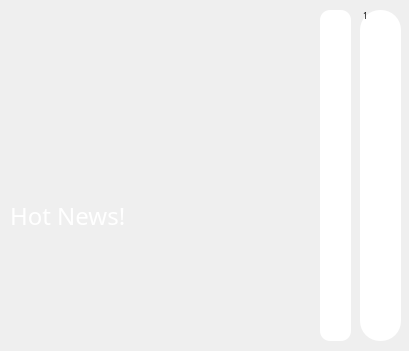
<?xml version="1.0" encoding="UTF-8"?>
<ui version="4.0">
 <class>NewsWidget</class>
 <widget class="QWidget" name="NewsWidget">
  <property name="geometry">
   <rect>
    <x>0</x>
    <y>0</y>
    <width>409</width>
    <height>351</height>
   </rect>
  </property>
  <property name="windowTitle">
   <string>Form</string>
  </property>
  <property name="styleSheet">
   <string notr="true">border-radius:10px;
backgroud-color:white;
</string>
  </property>
  <widget class="QLabel" name="NewsLable">
   <property name="geometry">
    <rect>
     <x>10</x>
     <y>160</y>
     <width>221</width>
     <height>111</height>
    </rect>
   </property>
   <property name="font">
    <font>
     <family>Forte</family>
     <pointsize>18</pointsize>
    </font>
   </property>
   <property name="styleSheet">
    <string notr="true">color:white
</string>
   </property>
   <property name="text">
    <string>Hot News!</string>
   </property>
  </widget>
  <widget class="QListWidget" name="NewsList">
   <property name="geometry">
    <rect>
     <x>360</x>
     <y>10</y>
     <width>41</width>
     <height>331</height>
    </rect>
   </property>
   <property name="font">
    <font>
     <family>Algerian</family>
     <pointsize>14</pointsize>
    </font>
   </property>
   <property name="styleSheet">
    <string notr="true">QListWidget::item:selected{
	background-color:rgba(33, 84, 118, 100);
}
QListWidget::item:hover { background-color: rgb(255, 221, 233); }
 // 设置垂直滚动条基本样式
QScrollBar:vertical
{
    width:8px;
    background:rgba(0,0,0,0%);
    margin:0px,0px,0px,0px;
    padding-top:9px;   // 留出9px给上面和下面的箭头
    padding-bottom:9px;
}
QScrollBar::handle:vertical
{
    width:8px;
    background:rgba(0,0,0,25%);
    border-radius:4px;   // 滚动条两端变成椭圆
    min-height:20;
}
QScrollBar::add-page:vertical,QScrollBar::sub-page:vertical   // 当滚动条滚动的时候，上面的部分和下面的部分
{
    background:rgba(0,0,0,10%);
    border-radius:4px;
}
QListWidget
{
background-color: rgb(255, 255, 255);
border-radius:20px;
border:1px rgb(231, 231, 231);
}
</string>
   </property>
   <item>
    <property name="text">
     <string>1</string>
    </property>
    <property name="font">
     <font>
      <family>MV Boli</family>
      <pointsize>6</pointsize>
     </font>
    </property>
   </item>
  </widget>
  <widget class="QLabel" name="NewsPicLabel">
   <property name="geometry">
    <rect>
     <x>0</x>
     <y>200</y>
     <width>311</width>
     <height>141</height>
    </rect>
   </property>
   <property name="text">
    <string/>
   </property>
   <property name="pixmap">
    <pixmap resource="newsPic.qrc">:/new/news/photos/news.jpg</pixmap>
   </property>
  </widget>
  <widget class="QLabel" name="NewsPic2">
   <property name="geometry">
    <rect>
     <x>0</x>
     <y>10</y>
     <width>311</width>
     <height>181</height>
    </rect>
   </property>
   <property name="text">
    <string/>
   </property>
   <property name="pixmap">
    <pixmap resource="newsPic2.qrc">:/new/news/photos/f6.jpg</pixmap>
   </property>
  </widget>
  <widget class="QFrame" name="frame">
   <property name="geometry">
    <rect>
     <x>320</x>
     <y>10</y>
     <width>31</width>
     <height>331</height>
    </rect>
   </property>
   <property name="styleSheet">
    <string notr="true">background-color: rgb(255, 255, 255);</string>
   </property>
   <property name="frameShape">
    <enum>QFrame::StyledPanel</enum>
   </property>
   <property name="frameShadow">
    <enum>QFrame::Raised</enum>
   </property>
  </widget>
  <zorder>NewsPic2</zorder>
  <zorder>NewsPicLabel</zorder>
  <zorder>NewsLable</zorder>
  <zorder>NewsList</zorder>
  <zorder>frame</zorder>
 </widget>
 <resources>
  <include location="newsPic2.qrc"/>
  <include location="newsPic.qrc"/>
 </resources>
 <connections/>
</ui>
